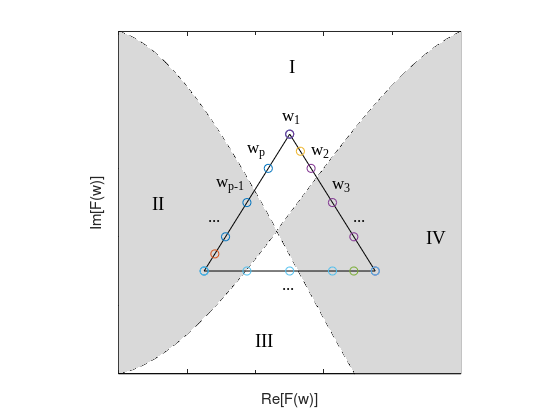

MATLAB code to generate this figure:
% V = [sin(0:0.5:2*pi)' cos(0:0.5:2*pi)'];
close all
clear all
% number_of_steps = 8;
% step = (2*pi)/number_of_steps;
% 
% V = [sin(0:step:2*pi)' cos(0:step:2*pi)'];
% mid_point = (V(1,:) + V(2,:))/2
% distance = sqrt(mid_point(1)^2 + mid_point(2)^2)
% multiplier = 1/distance;
% plot(V(:,1), V(:,2))
% hold on
% plot(multiplier*V(:,1), multiplier*V(:,2))
% plot(sin(0:0.0001:2*pi), cos(0:0.0001:2*pi));
% 


t = 0.0:0.01:5;
% y = [4*t.^2 - 0.5*t.^3 + 1*t];
% plot(t, y);
% hold on
% y = [4*t.^2 - 0.5*t.^3 + 1*t];
% plot(t, -y + 25);


y = [4*t.^2 - 0.5*t.^3 + 2*t];
y2 = -y + 34;
y = y./max(y);
y2 = y2./max(y2);
t = t./max(t);

h = figure;
plot(t, y, 'k--');
hold on
plot(t, y2, 'k--');

t2 = [t, fliplr(t)];
inBetween = [y, fliplr(y2)];
fill(t2, inBetween, [0.85 0.85 0.85], 'LineStyle','none');

line_seg_x = [0.25 0.5 0.75 0.25];
line_seg_y = [0.3 0.7 0.3 0.3];
plot(line_seg_x, line_seg_y, 'k');

x_seg_locs = line_seg_x(1):((line_seg_x(2) - line_seg_x(1))/4):line_seg_x(2);
y_seg_locs = line_seg_y(1):((line_seg_y(2) - line_seg_y(1))/4):line_seg_y(2);

% TOP_LEFT
scatter(x_seg_locs,y_seg_locs, 'kx')
text(x_seg_locs(2)-0.05, y_seg_locs(2)+0.05,'...', 'FontSize',12, 'FontName', 'TimesNewRoman')
text(x_seg_locs(3)-0.09, y_seg_locs(3)+0.05,'w_p_-_1', 'FontSize',12, 'FontName', 'TimesNewRoman')
text(x_seg_locs(4)-0.06, y_seg_locs(4)+0.05,'w_p', 'FontSize',12, 'FontName', 'TimesNewRoman')
text(x_seg_locs(5)-0.02, y_seg_locs(5)+0.05,'w_1', 'FontSize',12, 'FontName', 'TimesNewRoman')
scatter((x_seg_locs(1) + x_seg_locs(2))/2, (y_seg_locs(1) + y_seg_locs(2))/2, 'k<')
% text(x_seg_locs(5)-0.05, y_seg_locs(5)+0.05,'p_n', 'FontSize',12, 'FontName', 'TimesNewRoman')

% TOP_RIGHT
x_seg_locs = line_seg_x(2):((line_seg_x(3) - line_seg_x(2))/4):line_seg_x(3);
y_seg_locs = line_seg_y(2):((line_seg_y(3) - line_seg_y(2))/4):line_seg_y(3);
text(x_seg_locs(2)+0.0, y_seg_locs(2)+0.05,'w_2', 'FontSize',12, 'FontName', 'TimesNewRoman')
text(x_seg_locs(3)-0.0, y_seg_locs(3)+0.05,'w_3', 'FontSize',12, 'FontName', 'TimesNewRoman')
text(x_seg_locs(4)-0.0, y_seg_locs(4)+0.05,'...', 'FontSize',12, 'FontName', 'TimesNewRoman')

scatter((x_seg_locs(1) + x_seg_locs(2))/2, (y_seg_locs(1) + y_seg_locs(2))/2, 'k<')
% quiver
scatter(x_seg_locs,y_seg_locs, 'kx')

% BOTTOM
x_seg_locs = line_seg_x(3):((line_seg_x(1) - line_seg_x(3))/4):line_seg_x(1);
% y_seg_locs = line_seg_y(3):((line_seg_y(1) - line_seg_y(3))/4):line_seg_y(1);
y_seg_locs = line_seg_y(3)*ones(length(x_seg_locs), 1);
text(x_seg_locs(3)-0.02, y_seg_locs(3)-0.05,'...', 'FontSize',12, 'FontName', 'TimesNewRoman')
scatter((x_seg_locs(1) + x_seg_locs(2))/2, (y_seg_locs(1) + y_seg_locs(2))/2, 'k<')
scatter(x_seg_locs,y_seg_locs, 'kx')

% plot(t, max(y, y2));

% patch([t flip(t)], [max(y, y2) ones(1, length(t))], 'red');
% patch([t flip(t)], [min(y, y2) zeros(1, length(t))], 'red');
xlim([0 1])
xlabel('Re[F(w)]')
ylabel('Im[F(w)]')
ylim([0 1])
set(gca,'YTickLabel',[]);
set(gca,'XTickLabel',[]);

text(0.5, 0.9,'I', 'FontSize',14, 'FontName', 'TimesNewRoman')
text(0.1, 0.5,'II', 'FontSize',14, 'FontName', 'TimesNewRoman')
text(0.4, 0.1,'III', 'FontSize',14, 'FontName', 'TimesNewRoman')
text(0.9, 0.4,'IV', 'FontSize',14, 'FontName', 'TimesNewRoman')


plot([0 55],[0 0], 'k');


% patch(y, y2, 'red')

axis square
set(h,'Units','Inches');
pos = get(h,'Position');
set(h,'PaperPositionMode','Auto','PaperUnits','Inches','PaperSize',[pos(3), pos(4)])
print(h,'triangle_phase_integral','-dpdf','-r0')